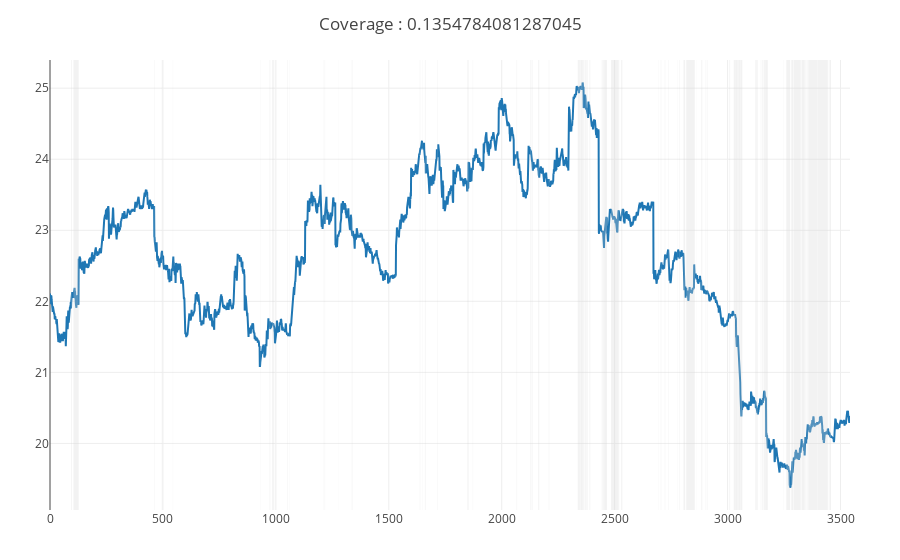

Notebook code cell kept with this figure:
### Code cell
plotprevisibility(controlt.lastPrice, prevprobs .>= .7)

### Figure 1 — Plotly figure (JSON) as saved in the notebook; plotly's stock layout.template omitted (floating-point values rounded to 4 significant figures; data arrays with more than 128 entries replaced by an {"elided": "..."} marker saying what was removed)
{"data": [{"type": "scatter", "y": {"elided": "3543 float values"}}], "layout": {"autosize": true, "margin": {"b": 50, "l": 50, "r": 50, "t": 60}, "shapes": [{"fillcolor": "#d3d3d3", "line": {"width": 0}, "opacity": 0.3, "type": "rect", "x0": 94, "x1": 97, "xref": "x", "y0": 0, "y1": 1, "yref": "paper"}, {"fillcolor": "#d3d3d3", "line": {"width": 0}, "opacity": 0.3, "type": "rect", "x0": 104, "x1": 127, "xref": "x", "y0": 0, "y1": 1, "yref": "paper"}, {"fillcolor": "#d3d3d3", "line": {"width": 0}, "opacity": 0.3, "type": "rect", "x0": 462, "x1": 464, "xref": "x", "y0": 0, "y1": 1, "yref": "paper"}, {"fillcolor": "#d3d3d3", "line": {"width": 0}, "opacity": 0.3, "type": "rect", "x0": 494, "x1": 495, "xref": "x", "y0": 0, "y1": 1, "yref": "paper"}, {"fillcolor": "#d3d3d3", "line": {"width": 0}, "opacity": 0.3, "type": "rect", "x0": 496, "x1": 497, "xref": "x", "y0": 0, "y1": 1, "yref": "paper"}, {"fillcolor": "#d3d3d3", "line": {"width": 0}, "opacity": 0.3, "type": "rect", "x0": 544, "x1": 545, "xref": "x", "y0": 0, "y1": 1, "yref": "paper"}, {"fillcolor": "#d3d3d3", "line": {"width": 0}, "opacity": 0.3, "type": "rect", "x0": 931, "x1": 932, "xref": "x", "y0": 0, "y1": 1, "yref": "paper"}, {"fillcolor": "#d3d3d3", "line": {"width": 0}, "opacity": 0.3, "type": "rect", "x0": 971, "x1": 973, "xref": "x", "y0": 0, "y1": 1, "yref": "paper"}, {"fillcolor": "#d3d3d3", "line": {"width": 0}, "opacity": 0.3, "type": "rect", "x0": 976, "x1": 977, "xref": "x", "y0": 0, "y1": 1, "yref": "paper"}, {"fillcolor": "#d3d3d3", "line": {"width": 0}, "opacity": 0.3, "type": "rect", "x0": 983, "x1": 986, "xref": "x", "y0": 0, "y1": 1, "yref": "paper"}, {"fillcolor": "#d3d3d3", "line": {"width": 0}, "opacity": 0.3, "type": "rect", "x0": 987, "x1": 991, "xref": "x", "y0": 0, "y1": 1, "yref": "paper"}, {"fillcolor": "#d3d3d3", "line": {"width": 0}, "opacity": 0.3, "type": "rect", "x0": 995, "x1": 996, "xref": "x", "y0": 0, "y1": 1, "yref": "paper"}, {"fillcolor": "#d3d3d3", "line": {"width": 0}, "opacity": 0.3, "type": "rect", "x0": 1050, "x1": 1052, "xref": "x", "y0": 0, "y1": 1, "yref": "paper"}, {"fillcolor": "#d3d3d3", "line": {"width": 0}, "opacity": 0.3, "type": "rect", "x0": 1060, "x1": 1061, "xref": "x", "y0": 0, "y1": 1, "yref": "paper"}, {"fillcolor": "#d3d3d3", "line": {"width": 0}, "opacity": 0.3, "type": "rect", "x0": 1212, "x1": 1214, "xref": "x", "y0": 0, "y1": 1, "yref": "paper"}, {"fillcolor": "#d3d3d3", "line": {"width": 0}, "opacity": 0.3, "type": "rect", "x0": 1217, "x1": 1218, "xref": "x", "y0": 0, "y1": 1, "yref": "paper"}, {"fillcolor": "#d3d3d3", "line": {"width": 0}, "opacity": 0.3, "type": "rect", "x0": 1275, "x1": 1276, "xref": "x", "y0": 0, "y1": 1, "yref": "paper"}, {"fillcolor": "#d3d3d3", "line": {"width": 0}, "opacity": 0.3, "type": "rect", "x0": 1336, "x1": 1338, "xref": "x", "y0": 0, "y1": 1, "yref": "paper"}, {"fillcolor": "#d3d3d3", "line": {"width": 0}, "opacity": 0.3, "type": "rect", "x0": 1339, "x1": 1340, "xref": "x", "y0": 0, "y1": 1, "yref": "paper"}, {"fillcolor": "#d3d3d3", "line": {"width": 0}, "opacity": 0.3, "type": "rect", "x0": 1636, "x1": 1637, "xref": "x", "y0": 0, "y1": 1, "yref": "paper"}, {"fillcolor": "#d3d3d3", "line": {"width": 0}, "opacity": 0.3, "type": "rect", "x0": 1639, "x1": 1640, "xref": "x", "y0": 0, "y1": 1, "yref": "paper"}, {"fillcolor": "#d3d3d3", "line": {"width": 0}, "opacity": 0.3, "type": "rect", "x0": 1649, "x1": 1650, "xref": "x", "y0": 0, "y1": 1, "yref": "paper"}, {"fillcolor": "#d3d3d3", "line": {"width": 0}, "opacity": 0.3, "type": "rect", "x0": 1660, "x1": 1661, "xref": "x", "y0": 0, "y1": 1, "yref": "paper"}, {"fillcolor": "#d3d3d3", "line": {"width": 0}, "opacity": 0.3, "type": "rect", "x0": 1662, "x1": 1663, "xref": "x", "y0": 0, "y1": 1, "yref": "paper"}, {"fillcolor": "#d3d3d3", "line": {"width": 0}, "opacity": 0.3, "type": "rect", "x0": 1664, "x1": 1665, "xref": "x", "y0": 0, "y1": 1, "yref": "paper"}, {"fillcolor": "#d3d3d3", "line": {"width": 0}, "opacity": 0.3, "type": "rect", "x0": 1714, "x1": 1716, "xref": "x", "y0": 0, "y1": 1, "yref": "paper"}, {"fillcolor": "#d3d3d3", "line": {"width": 0}, "opacity": 0.3, "type": "rect", "x0": 1847, "x1": 1849, "xref": "x", "y0": 0, "y1": 1, "yref": "paper"}, {"fillcolor": "#d3d3d3", "line": {"width": 0}, "opacity": 0.3, "type": "rect", "x0": 1850, "x1": 1853, "xref": "x", "y0": 0, "y1": 1, "yref": "paper"}, {"fillcolor": "#d3d3d3", "line": {"width": 0}, "opacity": 0.3, "type": "rect", "x0": 1872, "x1": 1873, "xref": "x", "y0": 0, "y1": 1, "yref": "paper"}, {"fillcolor": "#d3d3d3", "line": {"width": 0}, "opacity": 0.3, "type": "rect", "x0": 2065, "x1": 2066, "xref": "x", "y0": 0, "y1": 1, "yref": "paper"}, {"fillcolor": "#d3d3d3", "line": {"width": 0}, "opacity": 0.3, "type": "rect", "x0": 2067, "x1": 2068, "xref": "x", "y0": 0, "y1": 1, "yref": "paper"}, {"fillcolor": "#d3d3d3", "line": {"width": 0}, "opacity": 0.3, "type": "rect", "x0": 2127, "x1": 2131, "xref": "x", "y0": 0, "y1": 1, "yref": "paper"}, {"fillcolor": "#d3d3d3", "line": {"width": 0}, "opacity": 0.3, "type": "rect", "x0": 2135, "x1": 2136, "xref": "x", "y0": 0, "y1": 1, "yref": "paper"}, {"fillcolor": "#d3d3d3", "line": {"width": 0}, "opacity": 0.3, "type": "rect", "x0": 2137, "x1": 2138, "xref": "x", "y0": 0, "y1": 1, "yref": "paper"}, {"fillcolor": "#d3d3d3", "line": {"width": 0}, "opacity": 0.3, "type": "rect", "x0": 2162, "x1": 2166, "xref": "x", "y0": 0, "y1": 1, "yref": "paper"}, {"fillcolor": "#d3d3d3", "line": {"width": 0}, "opacity": 0.3, "type": "rect", "x0": 2206, "x1": 2207, "xref": "x", "y0": 0, "y1": 1, "yref": "paper"}, {"fillcolor": "#d3d3d3", "line": {"width": 0}, "opacity": 0.3, "type": "rect", "x0": 2210, "x1": 2211, "xref": "x", "y0": 0, "y1": 1, "yref": "paper"}, {"fillcolor": "#d3d3d3", "line": {"width": 0}, "opacity": 0.3, "type": "rect", "x0": 2335, "x1": 2336, "xref": "x", "y0": 0, "y1": 1, "yref": "paper"}, {"fillcolor": "#d3d3d3", "line": {"width": 0}, "opacity": 0.3, "type": "rect", "x0": 2338, "x1": 2346, "xref": "x", "y0": 0, "y1": 1, "yref": "paper"}, {"fillcolor": "#d3d3d3", "line": {"width": 0}, "opacity": 0.3, "type": "rect", "x0": 2348, "x1": 2359, "xref": "x", "y0": 0, "y1": 1, "yref": "paper"}, {"fillcolor": "#d3d3d3", "line": {"width": 0}, "opacity": 0.3, "type": "rect", "x0": 2361, "x1": 2364, "xref": "x", "y0": 0, "y1": 1, "yref": "paper"}, {"fillcolor": "#d3d3d3", "line": {"width": 0}, "opacity": 0.3, "type": "rect", "x0": 2366, "x1": 2367, "xref": "x", "y0": 0, "y1": 1, "yref": "paper"}, {"fillcolor": "#d3d3d3", "line": {"width": 0}, "opacity": 0.3, "type": "rect", "x0": 2368, "x1": 2372, "xref": "x", "y0": 0, "y1": 1, "yref": "paper"}, {"fillcolor": "#d3d3d3", "line": {"width": 0}, "opacity": 0.3, "type": "rect", "x0": 2373, "x1": 2375, "xref": "x", "y0": 0, "y1": 1, "yref": "paper"}, {"fillcolor": "#d3d3d3", "line": {"width": 0}, "opacity": 0.3, "type": "rect", "x0": 2377, "x1": 2378, "xref": "x", "y0": 0, "y1": 1, "yref": "paper"}, {"fillcolor": "#d3d3d3", "line": {"width": 0}, "opacity": 0.3, "type": "rect", "x0": 2379, "x1": 2380, "xref": "x", "y0": 0, "y1": 1, "yref": "paper"}, {"fillcolor": "#d3d3d3", "line": {"width": 0}, "opacity": 0.3, "type": "rect", "x0": 2381, "x1": 2382, "xref": "x", "y0": 0, "y1": 1, "yref": "paper"}, {"fillcolor": "#d3d3d3", "line": {"width": 0}, "opacity": 0.3, "type": "rect", "x0": 2388, "x1": 2389, "xref": "x", "y0": 0, "y1": 1, "yref": "paper"}, {"fillcolor": "#d3d3d3", "line": {"width": 0}, "opacity": 0.3, "type": "rect", "x0": 2390, "x1": 2391, "xref": "x", "y0": 0, "y1": 1, "yref": "paper"}, {"fillcolor": "#d3d3d3", "line": {"width": 0}, "opacity": 0.3, "type": "rect", "x0": 2392, "x1": 2393, "xref": "x", "y0": 0, "y1": 1, "yref": "paper"}, {"fillcolor": "#d3d3d3", "line": {"width": 0}, "opacity": 0.3, "type": "rect", "x0": 2443, "x1": 2445, "xref": "x", "y0": 0, "y1": 1, "yref": "paper"}, {"fillcolor": "#d3d3d3", "line": {"width": 0}, "opacity": 0.3, "type": "rect", "x0": 2446, "x1": 2447, "xref": "x", "y0": 0, "y1": 1, "yref": "paper"}, {"fillcolor": "#d3d3d3", "line": {"width": 0}, "opacity": 0.3, "type": "rect", "x0": 2448, "x1": 2450, "xref": "x", "y0": 0, "y1": 1, "yref": "paper"}, {"fillcolor": "#d3d3d3", "line": {"width": 0}, "opacity": 0.3, "type": "rect", "x0": 2451, "x1": 2453, "xref": "x", "y0": 0, "y1": 1, "yref": "paper"}, {"fillcolor": "#d3d3d3", "line": {"width": 0}, "opacity": 0.3, "type": "rect", "x0": 2454, "x1": 2466, "xref": "x", "y0": 0, "y1": 1, "yref": "paper"}, {"fillcolor": "#d3d3d3", "line": {"width": 0}, "opacity": 0.3, "type": "rect", "x0": 2484, "x1": 2518, "xref": "x", "y0": 0, "y1": 1, "yref": "paper"}, {"fillcolor": "#d3d3d3", "line": {"width": 0}, "opacity": 0.3, "type": "rect", "x0": 2519, "x1": 2520, "xref": "x", "y0": 0, "y1": 1, "yref": "paper"}, {"fillcolor": "#d3d3d3", "line": {"width": 0}, "opacity": 0.3, "type": "rect", "x0": 2529, "x1": 2533, "xref": "x", "y0": 0, "y1": 1, "yref": "paper"}, {"fillcolor": "#d3d3d3", "line": {"width": 0}, "opacity": 0.3, "type": "rect", "x0": 2534, "x1": 2535, "xref": "x", "y0": 0, "y1": 1, "yref": "paper"}, {"fillcolor": "#d3d3d3", "line": {"width": 0}, "opacity": 0.3, "type": "rect", "x0": 2694, "x1": 2695, "xref": "x", "y0": 0, "y1": 1, "yref": "paper"}, {"fillcolor": "#d3d3d3", "line": {"width": 0}, "opacity": 0.3, "type": "rect", "x0": 2704, "x1": 2705, "xref": "x", "y0": 0, "y1": 1, "yref": "paper"}, {"fillcolor": "#d3d3d3", "line": {"width": 0}, "opacity": 0.3, "type": "rect", "x0": 2707, "x1": 2708, "xref": "x", "y0": 0, "y1": 1, "yref": "paper"}, {"fillcolor": "#d3d3d3", "line": {"width": 0}, "opacity": 0.3, "type": "rect", "x0": 2722, "x1": 2723, "xref": "x", "y0": 0, "y1": 1, "yref": "paper"}, {"fillcolor": "#d3d3d3", "line": {"width": 0}, "opacity": 0.3, "type": "rect", "x0": 2724, "x1": 2725, "xref": "x", "y0": 0, "y1": 1, "yref": "paper"}, {"fillcolor": "#d3d3d3", "line": {"width": 0}, "opacity": 0.3, "type": "rect", "x0": 2736, "x1": 2738, "xref": "x", "y0": 0, "y1": 1, "yref": "paper"}, {"fillcolor": "#d3d3d3", "line": {"width": 0}, "opacity": 0.3, "type": "rect", "x0": 2779, "x1": 2780, "xref": "x", "y0": 0, "y1": 1, "yref": "paper"}, {"fillcolor": "#d3d3d3", "line": {"width": 0}, "opacity": 0.3, "type": "rect", "x0": 2787, "x1": 2789, "xref": "x", "y0": 0, "y1": 1, "yref": "paper"}, {"fillcolor": "#d3d3d3", "line": {"width": 0}, "opacity": 0.3, "type": "rect", "x0": 2804, "x1": 2806, "xref": "x", "y0": 0, "y1": 1, "yref": "paper"}, {"fillcolor": "#d3d3d3", "line": {"width": 0}, "opacity": 0.3, "type": "rect", "x0": 2807, "x1": 2811, "xref": "x", "y0": 0, "y1": 1, "yref": "paper"}, {"fillcolor": "#d3d3d3", "line": {"width": 0}, "opacity": 0.3, "type": "rect", "x0": 2815, "x1": 2817, "xref": "x", "y0": 0, "y1": 1, "yref": "paper"}, {"fillcolor": "#d3d3d3", "line": {"width": 0}, "opacity": 0.3, "type": "rect", "x0": 2818, "x1": 2855, "xref": "x", "y0": 0, "y1": 1, "yref": "paper"}, {"fillcolor": "#d3d3d3", "line": {"width": 0}, "opacity": 0.3, "type": "rect", "x0": 2860, "x1": 2861, "xref": "x", "y0": 0, "y1": 1, "yref": "paper"}, {"fillcolor": "#d3d3d3", "line": {"width": 0}, "opacity": 0.3, "type": "rect", "x0": 2884, "x1": 2887, "xref": "x", "y0": 0, "y1": 1, "yref": "paper"}, {"fillcolor": "#d3d3d3", "line": {"width": 0}, "opacity": 0.3, "type": "rect", "x0": 2888, "x1": 2889, "xref": "x", "y0": 0, "y1": 1, "yref": "paper"}, {"fillcolor": "#d3d3d3", "line": {"width": 0}, "opacity": 0.3, "type": "rect", "x0": 2903, "x1": 2905, "xref": "x", "y0": 0, "y1": 1, "yref": "paper"}, {"fillcolor": "#d3d3d3", "line": {"width": 0}, "opacity": 0.3, "type": "rect", "x0": 2909, "x1": 2911, "xref": "x", "y0": 0, "y1": 1, "yref": "paper"}, {"fillcolor": "#d3d3d3", "line": {"width": 0}, "opacity": 0.3, "type": "rect", "x0": 3007, "x1": 3008, "xref": "x", "y0": 0, "y1": 1, "yref": "paper"}, {"fillcolor": "#d3d3d3", "line": {"width": 0}, "opacity": 0.3, "type": "rect", "x0": 3009, "x1": 3011, "xref": "x", "y0": 0, "y1": 1, "yref": "paper"}, {"fillcolor": "#d3d3d3", "line": {"width": 0}, "opacity": 0.3, "type": "rect", "x0": 3027, "x1": 3028, "xref": "x", "y0": 0, "y1": 1, "yref": "paper"}, {"fillcolor": "#d3d3d3", "line": {"width": 0}, "opacity": 0.3, "type": "rect", "x0": 3029, "x1": 3034, "xref": "x", "y0": 0, "y1": 1, "yref": "paper"}, {"fillcolor": "#d3d3d3", "line": {"width": 0}, "opacity": 0.3, "type": "rect", "x0": 3035, "x1": 3044, "xref": "x", "y0": 0, "y1": 1, "yref": "paper"}, {"fillcolor": "#d3d3d3", "line": {"width": 0}, "opacity": 0.3, "type": "rect", "x0": 3045, "x1": 3046, "xref": "x", "y0": 0, "y1": 1, "yref": "paper"}, {"fillcolor": "#d3d3d3", "line": {"width": 0}, "opacity": 0.3, "type": "rect", "x0": 3047, "x1": 3057, "xref": "x", "y0": 0, "y1": 1, "yref": "paper"}, {"fillcolor": "#d3d3d3", "line": {"width": 0}, "opacity": 0.3, "type": "rect", "x0": 3058, "x1": 3065, "xref": "x", "y0": 0, "y1": 1, "yref": "paper"}, {"fillcolor": "#d3d3d3", "line": {"width": 0}, "opacity": 0.3, "type": "rect", "x0": 3123, "x1": 3128, "xref": "x", "y0": 0, "y1": 1, "yref": "paper"}, {"fillcolor": "#d3d3d3", "line": {"width": 0}, "opacity": 0.3, "type": "rect", "x0": 3129, "x1": 3133, "xref": "x", "y0": 0, "y1": 1, "yref": "paper"}, {"fillcolor": "#d3d3d3", "line": {"width": 0}, "opacity": 0.3, "type": "rect", "x0": 3145, "x1": 3146, "xref": "x", "y0": 0, "y1": 1, "yref": "paper"}, {"fillcolor": "#d3d3d3", "line": {"width": 0}, "opacity": 0.3, "type": "rect", "x0": 3148, "x1": 3149, "xref": "x", "y0": 0, "y1": 1, "yref": "paper"}, {"fillcolor": "#d3d3d3", "line": {"width": 0}, "opacity": 0.3, "type": "rect", "x0": 3153, "x1": 3154, "xref": "x", "y0": 0, "y1": 1, "yref": "paper"}, {"fillcolor": "#d3d3d3", "line": {"width": 0}, "opacity": 0.3, "type": "rect", "x0": 3155, "x1": 3157, "xref": "x", "y0": 0, "y1": 1, "yref": "paper"}, {"fillcolor": "#d3d3d3", "line": {"width": 0}, "opacity": 0.3, "type": "rect", "x0": 3158, "x1": 3159, "xref": "x", "y0": 0, "y1": 1, "yref": "paper"}, {"fillcolor": "#d3d3d3", "line": {"width": 0}, "opacity": 0.3, "type": "rect", "x0": 3161, "x1": 3165, "xref": "x", "y0": 0, "y1": 1, "yref": "paper"}, {"fillcolor": "#d3d3d3", "line": {"width": 0}, "opacity": 0.3, "type": "rect", "x0": 3166, "x1": 3178, "xref": "x", "y0": 0, "y1": 1, "yref": "paper"}, {"fillcolor": "#d3d3d3", "line": {"width": 0}, "opacity": 0.3, "type": "rect", "x0": 3247, "x1": 3248, "xref": "x", "y0": 0, "y1": 1, "yref": "paper"}, {"fillcolor": "#d3d3d3", "line": {"width": 0}, "opacity": 0.3, "type": "rect", "x0": 3260, "x1": 3277, "xref": "x", "y0": 0, "y1": 1, "yref": "paper"}, {"fillcolor": "#d3d3d3", "line": {"width": 0}, "opacity": 0.3, "type": "rect", "x0": 3282, "x1": 3290, "xref": "x", "y0": 0, "y1": 1, "yref": "paper"}, {"fillcolor": "#d3d3d3", "line": {"width": 0}, "opacity": 0.3, "type": "rect", "x0": 3292, "x1": 3324, "xref": "x", "y0": 0, "y1": 1, "yref": "paper"}, {"fillcolor": "#d3d3d3", "line": {"width": 0}, "opacity": 0.3, "type": "rect", "x0": 3325, "x1": 3326, "xref": "x", "y0": 0, "y1": 1, "yref": "paper"}, {"fillcolor": "#d3d3d3", "line": {"width": 0}, "opacity": 0.3, "type": "rect", "x0": 3328, "x1": 3342, "xref": "x", "y0": 0, "y1": 1, "yref": "paper"}, {"fillcolor": "#d3d3d3", "line": {"width": 0}, "opacity": 0.3, "type": "rect", "x0": 3345, "x1": 3348, "xref": "x", "y0": 0, "y1": 1, "yref": "paper"}, {"fillcolor": "#d3d3d3", "line": {"width": 0}, "opacity": 0.3, "type": "rect", "x0": 3351, "x1": 3354, "xref": "x", "y0": 0, "y1": 1, "yref": "paper"}, {"fillcolor": "#d3d3d3", "line": {"width": 0}, "opacity": 0.3, "type": "rect", "x0": 3357, "x1": 3399, "xref": "x", "y0": 0, "y1": 1, "yref": "paper"}, {"fillcolor": "#d3d3d3", "line": {"width": 0}, "opacity": 0.3, "type": "rect", "x0": 3400, "x1": 3444, "xref": "x", "y0": 0, "y1": 1, "yref": "paper"}, {"fillcolor": "#d3d3d3", "line": {"width": 0}, "opacity": 0.3, "type": "rect", "x0": 3445, "x1": 3446, "xref": "x", "y0": 0, "y1": 1, "yref": "paper"}, {"fillcolor": "#d3d3d3", "line": {"width": 0}, "opacity": 0.3, "type": "rect", "x0": 3450, "x1": 3451, "xref": "x", "y0": 0, "y1": 1, "yref": "paper"}, {"fillcolor": "#d3d3d3", "line": {"width": 0}, "opacity": 0.3, "type": "rect", "x0": 3452, "x1": 3458, "xref": "x", "y0": 0, "y1": 1, "yref": "paper"}], "title": {"text": "Coverage : 0.1354784081287045"}, "xaxis": {"autorange": true, "range": [0, 3542]}, "yaxis": {"autorange": true, "range": [19.06, 25.4], "type": "linear"}}}
